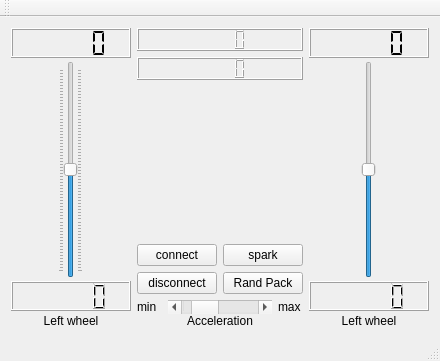
<?xml version="1.0" encoding="UTF-8"?>
<ui version="4.0">
 <class>Form_yamahack</class>
 <widget class="QMainWindow" name="Form_yamahack">
  <property name="geometry">
   <rect>
    <x>0</x>
    <y>0</y>
    <width>440</width>
    <height>361</height>
   </rect>
  </property>
  <property name="windowTitle">
   <string>MainWindow</string>
  </property>
  <widget class="QWidget" name="centralWidget">
   <layout class="QGridLayout" name="gridLayout_2">
    <item row="0" column="0">
     <layout class="QVBoxLayout" name="verticalLayout">
      <property name="spacing">
       <number>3</number>
      </property>
      <item>
       <widget class="QLCDNumber" name="lcdNumber_speedLeft">
        <property name="minimumSize">
         <size>
          <width>0</width>
          <height>30</height>
         </size>
        </property>
        <property name="smallDecimalPoint">
         <bool>false</bool>
        </property>
        <property name="digitCount">
         <number>5</number>
        </property>
        <property name="segmentStyle">
         <enum>QLCDNumber::Flat</enum>
        </property>
        <property name="intValue" stdset="0">
         <number>0</number>
        </property>
       </widget>
      </item>
      <item>
       <layout class="QHBoxLayout" name="horizontalLayout">
        <property name="spacing">
         <number>0</number>
        </property>
        <item>
         <widget class="QSlider" name="verticalSlider_setLeft">
          <property name="minimum">
           <number>-10000</number>
          </property>
          <property name="maximum">
           <number>10000</number>
          </property>
          <property name="pageStep">
           <number>2</number>
          </property>
          <property name="value">
           <number>0</number>
          </property>
          <property name="sliderPosition">
           <number>0</number>
          </property>
          <property name="tracking">
           <bool>true</bool>
          </property>
          <property name="orientation">
           <enum>Qt::Vertical</enum>
          </property>
          <property name="invertedAppearance">
           <bool>false</bool>
          </property>
          <property name="invertedControls">
           <bool>false</bool>
          </property>
          <property name="tickPosition">
           <enum>QSlider::TicksBothSides</enum>
          </property>
          <property name="tickInterval">
           <number>300</number>
          </property>
         </widget>
        </item>
       </layout>
      </item>
      <item>
       <widget class="QLCDNumber" name="lcdNumber">
        <property name="minimumSize">
         <size>
          <width>0</width>
          <height>30</height>
         </size>
        </property>
       </widget>
      </item>
      <item>
       <widget class="QLabel" name="label">
        <property name="text">
         <string>Left wheel</string>
        </property>
        <property name="alignment">
         <set>Qt::AlignCenter</set>
        </property>
       </widget>
      </item>
     </layout>
    </item>
    <item row="0" column="1">
     <layout class="QVBoxLayout" name="verticalLayout_2">
      <item>
       <widget class="QLCDNumber" name="lcdNumber_3"/>
      </item>
      <item>
       <widget class="QLCDNumber" name="lcdNumber_4"/>
      </item>
      <item>
       <spacer name="verticalSpacer">
        <property name="orientation">
         <enum>Qt::Vertical</enum>
        </property>
        <property name="sizeHint" stdset="0">
         <size>
          <width>20</width>
          <height>40</height>
         </size>
        </property>
       </spacer>
      </item>
      <item>
       <layout class="QGridLayout" name="gridLayout">
        <item row="0" column="0">
         <widget class="QPushButton" name="pushButton_connect">
          <property name="text">
           <string>connect</string>
          </property>
         </widget>
        </item>
        <item row="1" column="0">
         <widget class="QPushButton" name="pushButton_disconnect">
          <property name="text">
           <string>disconnect</string>
          </property>
         </widget>
        </item>
        <item row="1" column="1">
         <widget class="QPushButton" name="pushButton">
          <property name="text">
           <string>Rand Pack</string>
          </property>
         </widget>
        </item>
        <item row="0" column="1">
         <widget class="QPushButton" name="pushButton_2">
          <property name="text">
           <string>spark</string>
          </property>
         </widget>
        </item>
       </layout>
      </item>
      <item>
       <layout class="QVBoxLayout" name="verticalLayout_4">
        <property name="spacing">
         <number>0</number>
        </property>
        <item>
         <layout class="QHBoxLayout" name="horizontalLayout_3">
          <item>
           <widget class="QLabel" name="label_4">
            <property name="maximumSize">
             <size>
              <width>25</width>
              <height>16777215</height>
             </size>
            </property>
            <property name="text">
             <string>min</string>
            </property>
           </widget>
          </item>
          <item>
           <widget class="QScrollBar" name="horizontalScrollBar_setAcl">
            <property name="maximum">
             <number>100</number>
            </property>
            <property name="value">
             <number>20</number>
            </property>
            <property name="orientation">
             <enum>Qt::Horizontal</enum>
            </property>
           </widget>
          </item>
          <item>
           <widget class="QLabel" name="label_5">
            <property name="maximumSize">
             <size>
              <width>25</width>
              <height>16777215</height>
             </size>
            </property>
            <property name="text">
             <string>max</string>
            </property>
           </widget>
          </item>
         </layout>
        </item>
        <item>
         <widget class="QLabel" name="label_2">
          <property name="text">
           <string>Acceleration</string>
          </property>
          <property name="alignment">
           <set>Qt::AlignCenter</set>
          </property>
         </widget>
        </item>
       </layout>
      </item>
     </layout>
    </item>
    <item row="0" column="2">
     <layout class="QVBoxLayout" name="verticalLayout_3">
      <property name="spacing">
       <number>3</number>
      </property>
      <item>
       <widget class="QLCDNumber" name="lcdNumber_speedRight">
        <property name="minimumSize">
         <size>
          <width>0</width>
          <height>30</height>
         </size>
        </property>
        <property name="font">
         <font>
          <pointsize>15</pointsize>
          <weight>50</weight>
          <bold>false</bold>
         </font>
        </property>
        <property name="autoFillBackground">
         <bool>false</bool>
        </property>
        <property name="styleSheet">
         <string notr="true"/>
        </property>
        <property name="frameShape">
         <enum>QFrame::Box</enum>
        </property>
        <property name="frameShadow">
         <enum>QFrame::Raised</enum>
        </property>
        <property name="lineWidth">
         <number>1</number>
        </property>
        <property name="midLineWidth">
         <number>0</number>
        </property>
        <property name="smallDecimalPoint">
         <bool>false</bool>
        </property>
        <property name="digitCount">
         <number>5</number>
        </property>
        <property name="segmentStyle">
         <enum>QLCDNumber::Flat</enum>
        </property>
       </widget>
      </item>
      <item>
       <layout class="QHBoxLayout" name="horizontalLayout_2">
        <item>
         <widget class="QSlider" name="verticalSlider_setRight">
          <property name="minimum">
           <number>-10000</number>
          </property>
          <property name="maximum">
           <number>10000</number>
          </property>
          <property name="pageStep">
           <number>2</number>
          </property>
          <property name="orientation">
           <enum>Qt::Vertical</enum>
          </property>
          <property name="tickInterval">
           <number>300</number>
          </property>
         </widget>
        </item>
       </layout>
      </item>
      <item>
       <widget class="QLCDNumber" name="lcdNumber_2">
        <property name="minimumSize">
         <size>
          <width>0</width>
          <height>30</height>
         </size>
        </property>
       </widget>
      </item>
      <item>
       <widget class="QLabel" name="label_3">
        <property name="text">
         <string>Left wheel</string>
        </property>
        <property name="alignment">
         <set>Qt::AlignCenter</set>
        </property>
       </widget>
      </item>
     </layout>
    </item>
   </layout>
  </widget>
  <widget class="QMenuBar" name="menuBar">
   <property name="geometry">
    <rect>
     <x>0</x>
     <y>0</y>
     <width>440</width>
     <height>22</height>
    </rect>
   </property>
  </widget>
  <widget class="QToolBar" name="mainToolBar">
   <attribute name="toolBarArea">
    <enum>TopToolBarArea</enum>
   </attribute>
   <attribute name="toolBarBreak">
    <bool>false</bool>
   </attribute>
  </widget>
  <widget class="QStatusBar" name="statusBar"/>
 </widget>
 <layoutdefault spacing="6" margin="11"/>
 <resources/>
 <connections>
  <connection>
   <sender>verticalSlider_setRight</sender>
   <signal>valueChanged(int)</signal>
   <receiver>lcdNumber_2</receiver>
   <slot>display(int)</slot>
   <hints>
    <hint type="sourcelabel">
     <x>352</x>
     <y>186</y>
    </hint>
    <hint type="destinationlabel">
     <x>386</x>
     <y>301</y>
    </hint>
   </hints>
  </connection>
  <connection>
   <sender>verticalSlider_setLeft</sender>
   <signal>valueChanged(int)</signal>
   <receiver>lcdNumber</receiver>
   <slot>display(int)</slot>
   <hints>
    <hint type="sourcelabel">
     <x>46</x>
     <y>204</y>
    </hint>
    <hint type="destinationlabel">
     <x>47</x>
     <y>290</y>
    </hint>
   </hints>
  </connection>
 </connections>
</ui>
